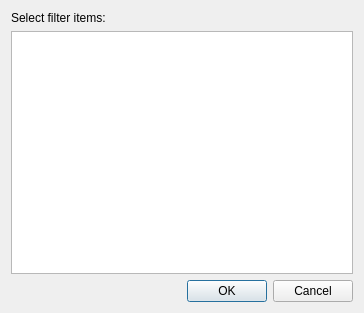
<?xml version="1.0" encoding="UTF-8"?>
<ui version="4.0">
 <class>Dialog</class>
 <widget class="QDialog" name="Dialog">
  <property name="geometry">
   <rect>
    <x>0</x>
    <y>0</y>
    <width>364</width>
    <height>313</height>
   </rect>
  </property>
  <property name="windowTitle">
   <string>Dialog</string>
  </property>
  <layout class="QHBoxLayout" name="horizontalLayout">
   <item>
    <layout class="QVBoxLayout" name="verticalLayout">
     <item>
      <widget class="QLabel" name="label">
       <property name="text">
        <string>Select filter items:</string>
       </property>
      </widget>
     </item>
     <item>
      <widget class="QListWidget" name="itemListWidget"/>
     </item>
     <item>
      <widget class="QDialogButtonBox" name="buttonBox">
       <property name="orientation">
        <enum>Qt::Horizontal</enum>
       </property>
       <property name="standardButtons">
        <set>QDialogButtonBox::Cancel|QDialogButtonBox::Ok</set>
       </property>
      </widget>
     </item>
    </layout>
   </item>
  </layout>
 </widget>
 <resources/>
 <connections>
  <connection>
   <sender>buttonBox</sender>
   <signal>accepted()</signal>
   <receiver>Dialog</receiver>
   <slot>accept()</slot>
   <hints>
    <hint type="sourcelabel">
     <x>248</x>
     <y>254</y>
    </hint>
    <hint type="destinationlabel">
     <x>157</x>
     <y>274</y>
    </hint>
   </hints>
  </connection>
  <connection>
   <sender>buttonBox</sender>
   <signal>rejected()</signal>
   <receiver>Dialog</receiver>
   <slot>reject()</slot>
   <hints>
    <hint type="sourcelabel">
     <x>316</x>
     <y>260</y>
    </hint>
    <hint type="destinationlabel">
     <x>286</x>
     <y>274</y>
    </hint>
   </hints>
  </connection>
 </connections>
</ui>
